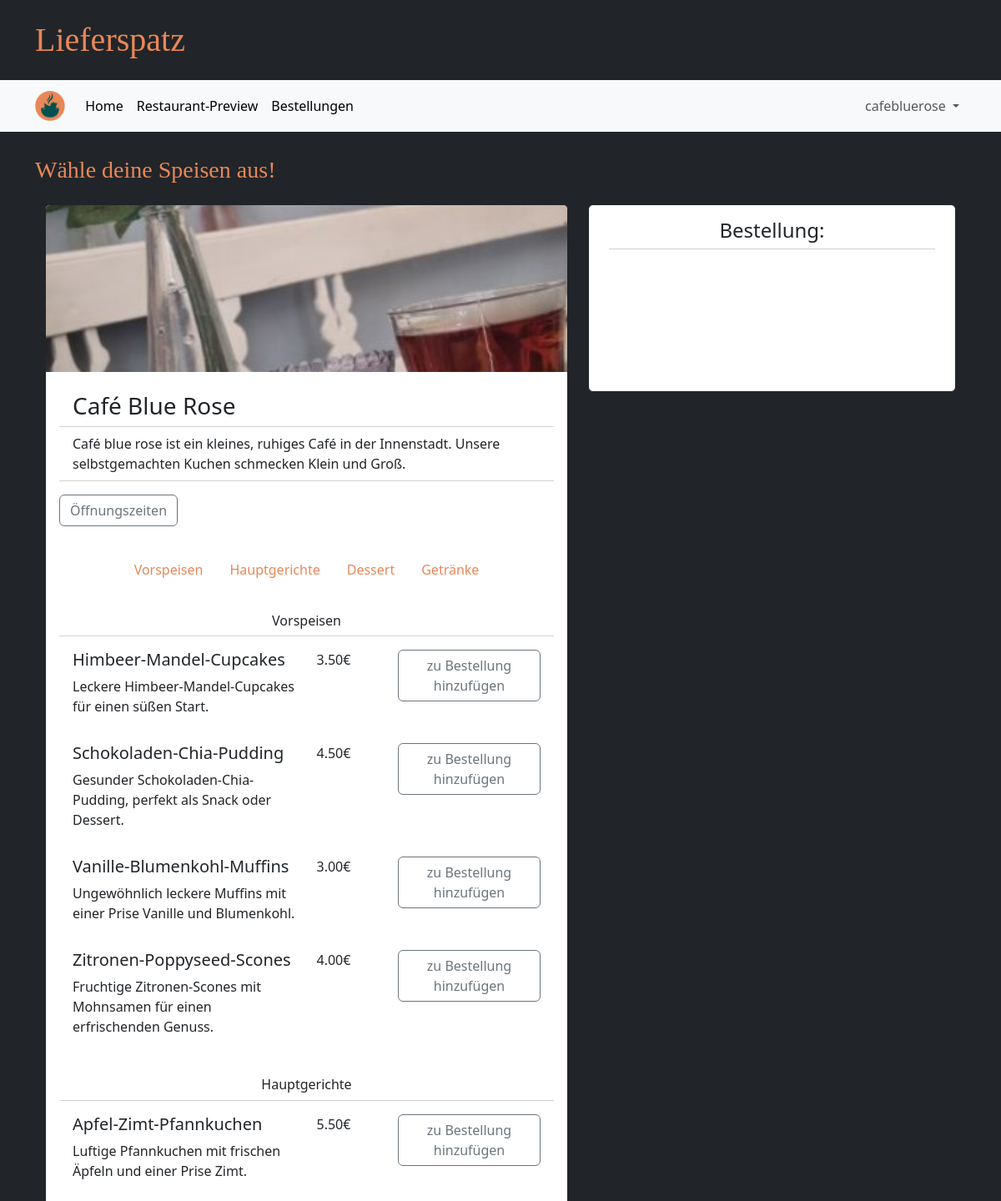
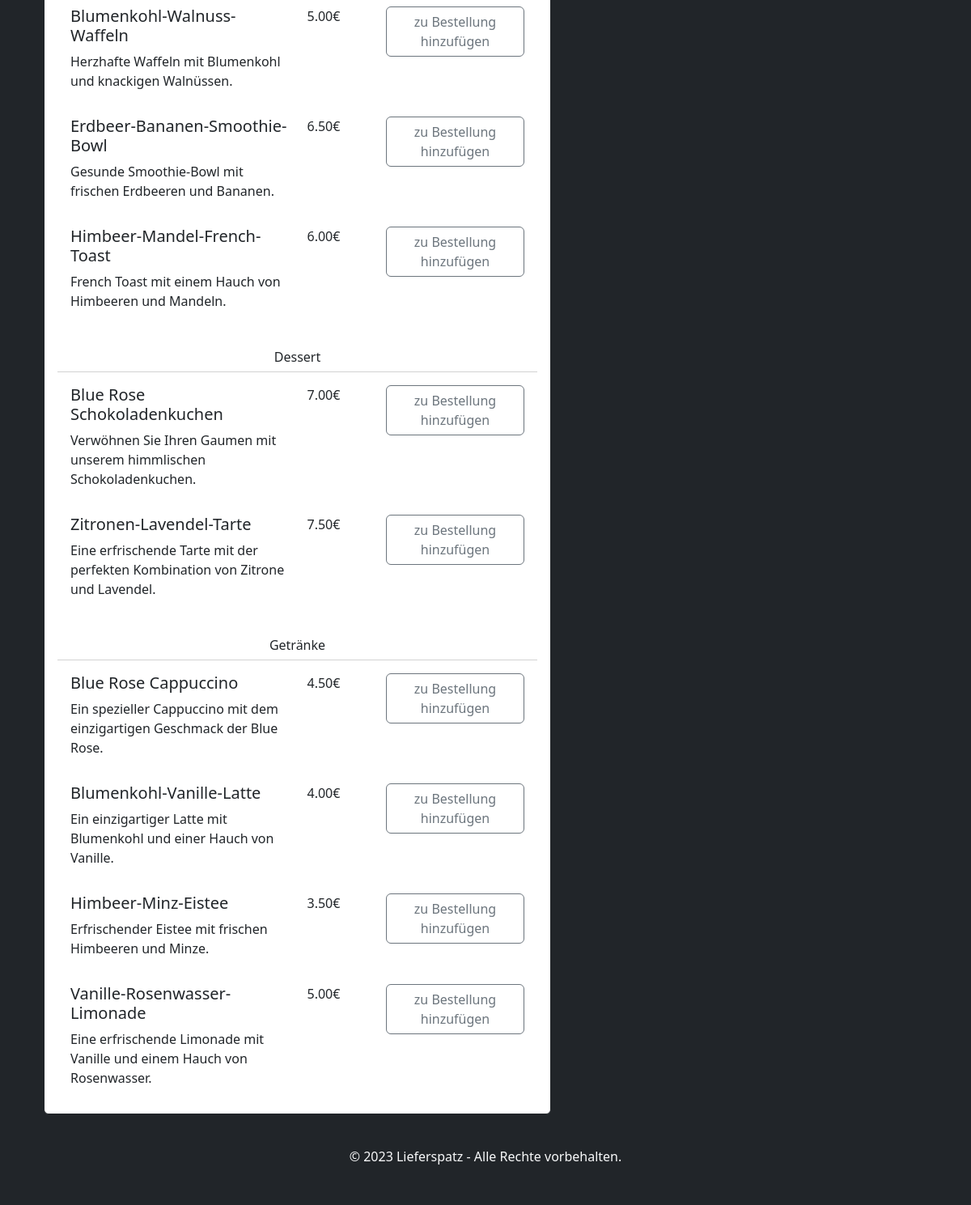
The page /menue/cafebluerose (signed in) on the database its author committed (2 pictures, top to bottom).
### tables this page shows
CREATE TABLE GeschaeftsAccount(
            Username TEXT PRIMARY KEY NOT NULL,
            Passwort TEXT NOT NULL,
            Restaurantname TEXT NOT NULL,
            Beschreibung TEST NOT NULL,
            Strasse TEXT NOT NULL,
            Hausnummer INTEGER NOT NULL,
            Plz INTEGER NOT NULL
        );

CREATE TABLE Item(
            ID INTEGER NOT NULL,
            Restaurant TEXT NOT NULL,
            Name TEXT NOT NULL,
            Kategorie TEXT CHECK(Kategorie IN ('Vorspeise', 'Hauptgericht', 'Dessert', 'Getränk')),
            IBeschreibung TEXT NOT NULL DEFAULT '',
            Preis INTEGER NOT NULL,
            Deaktiviert INTEGER DEFAULT 0 CHECK(Deaktiviert IN (0, 1)),
            PRIMARY KEY (ID),
            FOREIGN KEY (Restaurant) REFERENCES GeschaeftsAccount(username),
            UNIQUE(Restaurant, Name, Kategorie, IBeschreibung, Preis)                 
        );

### main.py (the view)
@app.route("/menue/<username>", methods=["GET", "POST"])
def menue_page(username):
    if "user" in session:
        restaurant = database.get_restaurant(username)
        restaurant["times"] = database.get_business_hours(username)
        image_names = os.listdir(app.config['UPLOAD_FOLDER'])
        image_tuples = list(map(os.path.splitext, image_names))
        restaurant["image_path"] = "test1.jpeg"
        for index, value in enumerate(image_tuples):
            if username == value[0]:
                restaurant["image_path"] = 'business/' + value[0] + value[1]
                image_tuples.pop(index)
                break
        items = database.get_items(username)
        return render_template("menue.html", restaurant=restaurant, items=items, weekdays=WEEKDAYS)
    else:
        return redirect(url_for("login_customer_page"))

### database.py (called while the page is built)
def getData(sql, params = ()):
    dbcon = sqlite3.connect("instance/db.db")
    cursor = dbcon.cursor()
    cursor.execute(sql, params)
    return cursor

def get_restaurant(username):
    request_pointer = getData("""SELECT Username, Restaurantname, Beschreibung, Strasse, Hausnummer, Plz
                              FROM GeschaeftsAccount
                              WHERE Username = ? """,(username,))
    result = request_pointer.fetchone()
    restaurant = {
            "username": result[0],
            "name": result[1],
            "description": result[2],
            "street": result[3],
            "housenumber": result[4],
            "postalcode": result[5]
        }
    return restaurant

def get_items(username):
    items = []
    request_pointer = getData("""SELECT *
                              FROM Item
                              WHERE Restaurant = ? AND Deaktiviert = 0
                              ORDER BY Kategorie DESC""", (username,))
    for entry in request_pointer.fetchall():
        item = {
            "id": entry[0],
            "restaurant": entry[1],
            "name": entry[2],
            "category": entry[3],
            "description": entry[4],
            "price": entry[5],
            "deactivated": entry[6]
        }
        items.append(item)
    return items

def get_business_hours(username):
    times = {}
    request_pointer = getData("""
        SELECT *
        FROM Oeffnungszeit
        WHERE GUsername = ?""",
        (username,))
    for entry in request_pointer.fetchall():
        times[entry[1]] = {
            "from": entry[2],
            "until": entry[3],
        }
    return times

### templates/menue.html (shortened to what this page needs)
{% extends "base.html" %}
{% block heading %}Wähle deine Speisen aus!{% endblock %}
{% block content %}
<div class="row g-4 mb-4" id="wrapper">
  <div class="col-7">
    <div class="card border-dark">
      <img src="{{ url_for('static', filename=restaurant['image_path']) }}" class="card-img-top restau-image" alt="...">
      <div class="card-body">
        <h3 class="card-title card-header bg-transparent">{{ restaurant['name'] }}</h3>
        <p class="card-text card-header bg-transparent mb-3">{{ restaurant['description'] }}</p>
        <a class="btn btn-outline-secondary mb-2" data-bs-toggle="collapse" href="#collapseExample" role="button" aria-expanded="false" aria-controls="collapseExample">
          Öffnungszeiten
        </a>
        <ul class="nav nav-pills justify-content-center mt-4">
          <li class="nav-item">
            <a class="nav-link" href="#Vorspeisen">Vorspeisen</a>
          </li>
          <li class="nav-item">
            <a class="nav-link" href="#Hauptgerichte">Hauptgerichte</a>
          </li>
          <li class="nav-item">
            <a class="nav-link" href="#Dessert">Dessert</a>
          </li>
          <li class="nav-item">
            <a class="nav-link" href="#Getränke">Getränke</a>
          </li>
        </ul>
        <div class="mt-4">
          <h6 class ="text-center card-header bg-transparent">Vorspeisen</h6>
          {% for item in items %}
          {% if item['category'] == 'Vorspeise' %}
          <form class="card-body">
            <div class="row">
            <div class="col-6">
              <h5 class="card-titel">{{ item['name'] }}</h5>
              <p class="card-text">{{ item['description'] }}</p>
            </div>
              <p class="card-text col-2">{{ "%.2f" | format(item['price']/100) }}€</p>
            <div class="col-4">
            <button type="button" class="btn btn-outline-secondary">zu Bestellung hinzufügen</button>
          </div>
            </div>
          </form>
          {% endif %}
          {% endfor %}
        </div>
        <div class="mt-4">
          <h6 class ="text-center card-header bg-transparent">Hauptgerichte</h6>
          {% for item in items %}
          {% if item['category'] == 'Hauptgericht' %}
          <form class="card-body">
            <div class="row">
            <div class="col-6">
              <h5 class="card-titel">{{ item['name'] }}</h5>
              <p class="card-text">{{ item['description'] }}</p>
            </div>
              <p class="card-text col-2">{{ "%.2f" | format(item['price']/100) }}€</p>
            <div class="col-4">
            <button type="button" class="btn btn-outline-secondary">zu Bestellung hinzufügen</button>
          </div>
            </div>
          </form>
          {% endif %}
          {% endfor %}
        </div>
        <div class="mt-4">
          <h6 class ="text-center card-header bg-transparent">Dessert</h6>
          {% for item in items %}
          {% if item['category'] == 'Dessert' %}
          <form class="card-body">
            <div class="row">
            <div class="col-6">
              <h5 class="card-titel">{{ item['name'] }}</h5>
              <p class="card-text">{{ item['description'] }}</p>
            </div>
              <p class="card-text col-2">{{ "%.2f" | format(item['price']/100) }}€</p>
            <div class="col-4">
            <button type="button" class="btn btn-outline-secondary">zu Bestellung hinzufügen</button>
          </div>
            </div>
          </form>
          {% endif %}
          {% endfor %}
        </div>
        <div class="mt-4">
          <h6 class ="text-center card-header bg-transparent">Getränke</h6>
          {% for item in items %}
          {% if item['category'] == 'Getränk' %}
          <form class="card-body">
            <div class="row">
            <div class="col-6">
              <h5 class="card-titel">{{ item['name'] }}</h5>
              <p class="card-text">{{ item['description'] }}</p>
            </div>
              <p class="card-text col-2">{{ "%.2f" | format(item['price']/100) }}€</p>
            <div class="col-4">
            <button type="button" class="btn btn-outline-secondary">zu Bestellung hinzufügen</button>
          </div>
            </div>
          </form>
          {% endif %}
          {% endfor %}
        </div>
      </div>
    </div>
  </div>
  <div class="col-5">
      <div class="sticky-top" style="top: 70px; z-index: 1;">
        <div class="card border-dark px-4">
          <h4 class="card-titel card-header text-center bg-transparent mt-2 mb-4">Bestellung:</h4>
        </div>
    </div>
</div>
{% endblock %}

### static/style.css (style rules this page uses)
.restau-image { height: 200px; object-fit: cover; }
.nav-pills a.nav-link { color: #e98757; }
.text-center { text-align: center; }

### rows shown on the page
GeschaeftsAccount: name "Café Blue Rose", description "Café blue rose ist ein kleines, ruhiges Café in der Innenstadt. Unsere selbstgemachten Kuchen schmecken Klein und Groß."
Item: name "Himbeer-Mandel-Cupcakes", description "Leckere Himbeer-Mandel-Cupcakes für einen süßen Start.", item['price']/100 "3.50"
Item: name "Schokoladen-Chia-Pudding", description "Gesunder Schokoladen-Chia-Pudding, perfekt als Snack oder Dessert.", item['price']/100 "4.50"
Item: name "Vanille-Blumenkohl-Muffins", description "Ungewöhnlich leckere Muffins mit einer Prise Vanille und Blumenkohl.", item['price']/100 "3.00"
Item: name "Zitronen-Poppyseed-Scones", description "Fruchtige Zitronen-Scones mit Mohnsamen für einen erfrischenden Genuss.", item['price']/100 "4.00"
Item: name "Apfel-Zimt-Pfannkuchen", description "Luftige Pfannkuchen mit frischen Äpfeln und einer Prise Zimt.", item['price']/100 "5.50"
Item: name "Blumenkohl-Walnuss-Waffeln", description "Herzhafte Waffeln mit Blumenkohl und knackigen Walnüssen.", item['price']/100 "5.00"
Item: name "Erdbeer-Bananen-Smoothie-Bowl", description "Gesunde Smoothie-Bowl mit frischen Erdbeeren und Bananen.", item['price']/100 "6.50"
Item: name "Himbeer-Mandel-French-Toast", description "French Toast mit einem Hauch von Himbeeren und Mandeln.", item['price']/100 "6.00"
Item: name "Blue Rose Schokoladenkuchen", description "Verwöhnen Sie Ihren Gaumen mit unserem himmlischen Schokoladenkuchen.", item['price']/100 "7.00"
Item: name "Zitronen-Lavendel-Tarte", description "Eine erfrischende Tarte mit der perfekten Kombination von Zitrone und Lavendel.", item['price']/100 "7.50"
Item: name "Blue Rose Cappuccino", description "Ein spezieller Cappuccino mit dem einzigartigen Geschmack der Blue Rose.", item['price']/100 "4.50"
Item: name "Blumenkohl-Vanille-Latte", description "Ein einzigartiger Latte mit Blumenkohl und einer Hauch von Vanille.", item['price']/100 "4.00"
Item: name "Himbeer-Minz-Eistee", description "Erfrischender Eistee mit frischen Himbeeren und Minze.", item['price']/100 "3.50"
Item: name "Vanille-Rosenwasser-Limonade", description "Eine erfrischende Limonade mit Vanille und einem Hauch von Rosenwasser.", item['price']/100 "5.00"

### other values the page prints
{{ session['user'] }} "cafebluerose"
